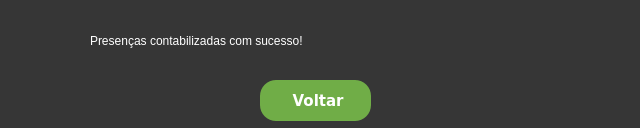
<?xml version="1.0" encoding="UTF-8"?>
<ui version="4.0">
 <class>MainWindow</class>
 <widget class="QMainWindow" name="MainWindow">
  <property name="geometry">
   <rect>
    <x>0</x>
    <y>0</y>
    <width>640</width>
    <height>128</height>
   </rect>
  </property>
  <property name="minimumSize">
   <size>
    <width>640</width>
    <height>128</height>
   </size>
  </property>
  <property name="maximumSize">
   <size>
    <width>640</width>
    <height>128</height>
   </size>
  </property>
  <property name="windowTitle">
   <string>MainWindow</string>
  </property>
  <property name="styleSheet">
   <string notr="true">background-color:#363636;</string>
  </property>
  <widget class="QWidget" name="centralwidget">
   <widget class="QLabel" name="labelIcon">
    <property name="geometry">
     <rect>
      <x>30</x>
      <y>20</y>
      <width>51</width>
      <height>41</height>
     </rect>
    </property>
    <property name="text">
     <string/>
    </property>
    <property name="pixmap">
     <pixmap>C:/Users/Vinicius/Downloads/verificar (1).png</pixmap>
    </property>
    <property name="scaledContents">
     <bool>true</bool>
    </property>
   </widget>
   <widget class="QLabel" name="label_treinada_sucesso">
    <property name="enabled">
     <bool>false</bool>
    </property>
    <property name="geometry">
     <rect>
      <x>90</x>
      <y>20</y>
      <width>521</width>
      <height>41</height>
     </rect>
    </property>
    <property name="styleSheet">
     <string notr="true">QLabel{
color:white;
font: 600 18pt &quot;Verdana&quot;;
}</string>
    </property>
    <property name="text">
     <string>Presenças contabilizadas com sucesso!</string>
    </property>
    <property name="scaledContents">
     <bool>true</bool>
    </property>
   </widget>
   <widget class="QPushButton" name="btnVoltar">
    <property name="geometry">
     <rect>
      <x>260</x>
      <y>80</y>
      <width>111</width>
      <height>41</height>
     </rect>
    </property>
    <property name="font">
     <font>
      <family>Verdana</family>
      <pointsize>11</pointsize>
      <weight>87</weight>
      <italic>false</italic>
      <bold>true</bold>
     </font>
    </property>
    <property name="cursor">
     <cursorShape>PointingHandCursor</cursorShape>
    </property>
    <property name="styleSheet">
     <string notr="true">QPushButton {
    border-radius:16px;	
	background-color:#70ad47;
	color:white;
	font:700 11pt &quot;Verdana&quot;;
	padding:8px;
}

QPushButton:hover {
   background-color: #0293ee;
}
</string>
    </property>
    <property name="text">
     <string> Voltar</string>
    </property>
    <property name="icon">
     <iconset>
      <normalon>C:/Users/Vinicius/Downloads/botao-de-logout-delineado (1).png</normalon>
     </iconset>
    </property>
    <property name="iconSize">
     <size>
      <width>24</width>
      <height>24</height>
     </size>
    </property>
    <property name="autoDefault">
     <bool>true</bool>
    </property>
    <property name="default">
     <bool>false</bool>
    </property>
    <property name="flat">
     <bool>false</bool>
    </property>
   </widget>
  </widget>
 </widget>
 <resources/>
 <connections>
  <connection>
   <sender>btnVoltar</sender>
   <signal>clicked()</signal>
   <receiver>MainWindow</receiver>
   <slot>close()</slot>
   <hints>
    <hint type="sourcelabel">
     <x>315</x>
     <y>100</y>
    </hint>
    <hint type="destinationlabel">
     <x>319</x>
     <y>63</y>
    </hint>
   </hints>
  </connection>
 </connections>
</ui>
